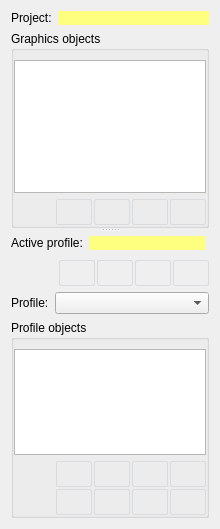
<?xml version="1.0" encoding="UTF-8"?>
<ui version="4.0">
 <class>GraphicsManagerWorkPanel</class>
 <widget class="QWidget" name="GraphicsManagerWorkPanel">
  <property name="geometry">
   <rect>
    <x>0</x>
    <y>0</y>
    <width>220</width>
    <height>529</height>
   </rect>
  </property>
  <property name="windowTitle">
   <string>Graphics Manager</string>
  </property>
  <layout class="QVBoxLayout" name="verticalLayout_3">
   <item>
    <widget class="QWidget" name="projectNameW" native="true">
     <layout class="QHBoxLayout" name="horizontalLayout_2">
      <property name="margin">
       <number>0</number>
      </property>
      <item>
       <widget class="QLabel" name="label">
        <property name="text">
         <string>Project:</string>
        </property>
       </widget>
      </item>
      <item>
       <widget class="QPushButton" name="projectPB">
        <property name="sizePolicy">
         <sizepolicy hsizetype="Expanding" vsizetype="Maximum">
          <horstretch>0</horstretch>
          <verstretch>0</verstretch>
         </sizepolicy>
        </property>
        <property name="focusPolicy">
         <enum>Qt::NoFocus</enum>
        </property>
        <property name="styleSheet">
         <string notr="true">QPushButton {
	border: 0px none; 
	background-color: #FFFF7F;
}</string>
        </property>
        <property name="text">
         <string/>
        </property>
       </widget>
      </item>
     </layout>
    </widget>
   </item>
   <item>
    <widget class="QSplitter" name="splitter">
     <property name="orientation">
      <enum>Qt::Vertical</enum>
     </property>
     <widget class="QWidget" name="widget" native="true">
      <layout class="QVBoxLayout" name="verticalLayout">
       <property name="spacing">
        <number>6</number>
       </property>
       <property name="margin">
        <number>0</number>
       </property>
       <item>
        <widget class="QGroupBox" name="objectsGB">
         <property name="styleSheet">
          <string notr="true"> QPushButton {
     border: 1px solid #dadbde;
     background-color: qlineargradient(x1: 0, y1: 0, x2: 0, y2: 1,
                                       stop: 0 #dadbde, stop: 1 #f6f7fa);
     border-radius: 2px;
     min-width: 34px;
     min-height: 24px;
 }

 QPushButton:pressed {
     border: 2px solid #777777;
 }

 QPushButton:checked {
     border: 2px solid #777777;
 }</string>
         </property>
         <property name="title">
          <string>Graphics objects</string>
         </property>
         <layout class="QVBoxLayout" name="_2">
          <property name="leftMargin">
           <number>0</number>
          </property>
          <property name="rightMargin">
           <number>0</number>
          </property>
          <property name="bottomMargin">
           <number>0</number>
          </property>
          <item>
           <widget class="QTreeView" name="objectsListTV">
            <property name="focusPolicy">
             <enum>Qt::NoFocus</enum>
            </property>
            <property name="rootIsDecorated">
             <bool>false</bool>
            </property>
            <property name="itemsExpandable">
             <bool>false</bool>
            </property>
            <property name="allColumnsShowFocus">
             <bool>true</bool>
            </property>
            <property name="expandsOnDoubleClick">
             <bool>false</bool>
            </property>
           </widget>
          </item>
          <item>
           <widget class="QWidget" name="controlW1" native="true">
            <layout class="QHBoxLayout" name="horizontalLayout">
             <property name="spacing">
              <number>2</number>
             </property>
             <property name="margin">
              <number>0</number>
             </property>
             <item>
              <spacer name="horizontalSpacer_2">
               <property name="orientation">
                <enum>Qt::Horizontal</enum>
               </property>
               <property name="sizeHint" stdset="0">
                <size>
                 <width>2</width>
                 <height>13</height>
                </size>
               </property>
              </spacer>
             </item>
             <item>
              <widget class="QPushButton" name="newGraphicsObjectPB">
               <property name="enabled">
                <bool>true</bool>
               </property>
               <property name="focusPolicy">
                <enum>Qt::NoFocus</enum>
               </property>
               <property name="toolTip">
                <string>New object</string>
               </property>
               <property name="text">
                <string/>
               </property>
               <property name="icon">
                <iconset resource="StandardWP.qrc">
                 <normaloff>:/images/StandardWP/GraphicsManagerWorkPanel/object-new.svg</normaloff>:/images/StandardWP/GraphicsManagerWorkPanel/object-new.svg</iconset>
               </property>
               <property name="iconSize">
                <size>
                 <width>24</width>
                 <height>24</height>
                </size>
               </property>
               <property name="flat">
                <bool>true</bool>
               </property>
              </widget>
             </item>
             <item>
              <widget class="QPushButton" name="deleteObjectPB">
               <property name="enabled">
                <bool>false</bool>
               </property>
               <property name="focusPolicy">
                <enum>Qt::NoFocus</enum>
               </property>
               <property name="toolTip">
                <string>Delete object</string>
               </property>
               <property name="text">
                <string/>
               </property>
               <property name="icon">
                <iconset resource="StandardWP.qrc">
                 <normaloff>:/images/StandardWP/GraphicsManagerWorkPanel/object-delete.svg</normaloff>:/images/StandardWP/GraphicsManagerWorkPanel/object-delete.svg</iconset>
               </property>
               <property name="iconSize">
                <size>
                 <width>24</width>
                 <height>24</height>
                </size>
               </property>
               <property name="flat">
                <bool>true</bool>
               </property>
              </widget>
             </item>
             <item>
              <widget class="QPushButton" name="objectShowHidePB">
               <property name="enabled">
                <bool>false</bool>
               </property>
               <property name="focusPolicy">
                <enum>Qt::NoFocus</enum>
               </property>
               <property name="toolTip">
                <string>Show/Hide object</string>
               </property>
               <property name="text">
                <string/>
               </property>
               <property name="icon">
                <iconset resource="StandardWP.qrc">
                 <normaloff>:/images/StandardWP/GraphicsManagerWorkPanel/object-showhide.svg</normaloff>:/images/StandardWP/GraphicsManagerWorkPanel/object-showhide.svg</iconset>
               </property>
               <property name="iconSize">
                <size>
                 <width>24</width>
                 <height>24</height>
                </size>
               </property>
               <property name="flat">
                <bool>true</bool>
               </property>
              </widget>
             </item>
             <item>
              <widget class="QPushButton" name="objectInfoPB">
               <property name="enabled">
                <bool>false</bool>
               </property>
               <property name="focusPolicy">
                <enum>Qt::NoFocus</enum>
               </property>
               <property name="toolTip">
                <string>Object info</string>
               </property>
               <property name="text">
                <string/>
               </property>
               <property name="icon">
                <iconset resource="StandardWP.qrc">
                 <normaloff>:/images/StandardWP/GraphicsManagerWorkPanel/object-info.svg</normaloff>:/images/StandardWP/GraphicsManagerWorkPanel/object-info.svg</iconset>
               </property>
               <property name="iconSize">
                <size>
                 <width>24</width>
                 <height>24</height>
                </size>
               </property>
               <property name="flat">
                <bool>true</bool>
               </property>
              </widget>
             </item>
            </layout>
           </widget>
          </item>
         </layout>
        </widget>
       </item>
      </layout>
     </widget>
     <widget class="QWidget" name="widget_2" native="true">
      <layout class="QVBoxLayout" name="verticalLayout_2">
       <property name="margin">
        <number>0</number>
       </property>
       <item>
        <layout class="QGridLayout" name="gridLayout">
         <property name="leftMargin">
          <number>0</number>
         </property>
         <property name="topMargin">
          <number>4</number>
         </property>
         <property name="rightMargin">
          <number>4</number>
         </property>
         <property name="bottomMargin">
          <number>4</number>
         </property>
         <property name="spacing">
          <number>6</number>
         </property>
         <item row="0" column="0">
          <widget class="QLabel" name="label_3">
           <property name="text">
            <string>Active profile:</string>
           </property>
          </widget>
         </item>
         <item row="0" column="1" colspan="2">
          <widget class="QPushButton" name="activeProfilePB">
           <property name="sizePolicy">
            <sizepolicy hsizetype="Minimum" vsizetype="Preferred">
             <horstretch>0</horstretch>
             <verstretch>0</verstretch>
            </sizepolicy>
           </property>
           <property name="focusPolicy">
            <enum>Qt::NoFocus</enum>
           </property>
           <property name="styleSheet">
            <string notr="true">QPushButton {
	border: 0px none; 
	background-color: #FFFF7F;
}</string>
           </property>
           <property name="text">
            <string/>
           </property>
          </widget>
         </item>
        </layout>
       </item>
       <item>
        <widget class="QWidget" name="controlW2" native="true">
         <property name="styleSheet">
          <string notr="true"> QPushButton {
     border: 1px solid #dadbde;
     background-color: qlineargradient(x1: 0, y1: 0, x2: 0, y2: 1,
                                       stop: 0 #dadbde, stop: 1 #f6f7fa);
     border-radius: 2px;
     min-width: 34px;
     min-height: 24px;
 }

 QPushButton:pressed {
     border: 2px solid #777777;
 }

 QPushButton:checked {
     border: 2px solid #777777;
 }</string>
         </property>
         <layout class="QHBoxLayout" name="horizontalLayout_3">
          <property name="spacing">
           <number>2</number>
          </property>
          <property name="margin">
           <number>0</number>
          </property>
          <item>
           <spacer name="horizontalSpacer_3">
            <property name="orientation">
             <enum>Qt::Horizontal</enum>
            </property>
            <property name="sizeHint" stdset="0">
             <size>
              <width>40</width>
              <height>20</height>
             </size>
            </property>
           </spacer>
          </item>
          <item>
           <widget class="QPushButton" name="newProfilePB">
            <property name="enabled">
             <bool>false</bool>
            </property>
            <property name="focusPolicy">
             <enum>Qt::NoFocus</enum>
            </property>
            <property name="toolTip">
             <string>New profile</string>
            </property>
            <property name="icon">
             <iconset resource="StandardWP.qrc">
              <normaloff>:/images/StandardWP/GraphicsManagerWorkPanel/profile-new.svg</normaloff>:/images/StandardWP/GraphicsManagerWorkPanel/profile-new.svg</iconset>
            </property>
            <property name="iconSize">
             <size>
              <width>24</width>
              <height>24</height>
             </size>
            </property>
            <property name="flat">
             <bool>true</bool>
            </property>
           </widget>
          </item>
          <item>
           <widget class="QPushButton" name="activateProfilePB">
            <property name="enabled">
             <bool>false</bool>
            </property>
            <property name="focusPolicy">
             <enum>Qt::NoFocus</enum>
            </property>
            <property name="toolTip">
             <string>Activate profile</string>
            </property>
            <property name="text">
             <string/>
            </property>
            <property name="icon">
             <iconset resource="StandardWP.qrc">
              <normaloff>:/images/StandardWP/GraphicsManagerWorkPanel/profile-activate.svg</normaloff>:/images/StandardWP/GraphicsManagerWorkPanel/profile-activate.svg</iconset>
            </property>
            <property name="iconSize">
             <size>
              <width>24</width>
              <height>24</height>
             </size>
            </property>
            <property name="flat">
             <bool>true</bool>
            </property>
           </widget>
          </item>
          <item>
           <widget class="QPushButton" name="deleteProfilePB">
            <property name="enabled">
             <bool>false</bool>
            </property>
            <property name="focusPolicy">
             <enum>Qt::NoFocus</enum>
            </property>
            <property name="toolTip">
             <string>Delete profile</string>
            </property>
            <property name="text">
             <string/>
            </property>
            <property name="icon">
             <iconset resource="StandardWP.qrc">
              <normaloff>:/images/StandardWP/GraphicsManagerWorkPanel/profile-delete.svg</normaloff>:/images/StandardWP/GraphicsManagerWorkPanel/profile-delete.svg</iconset>
            </property>
            <property name="iconSize">
             <size>
              <width>24</width>
              <height>24</height>
             </size>
            </property>
            <property name="flat">
             <bool>true</bool>
            </property>
           </widget>
          </item>
          <item>
           <widget class="QPushButton" name="profileInfoPB">
            <property name="enabled">
             <bool>false</bool>
            </property>
            <property name="focusPolicy">
             <enum>Qt::NoFocus</enum>
            </property>
            <property name="toolTip">
             <string>Profile info</string>
            </property>
            <property name="text">
             <string/>
            </property>
            <property name="icon">
             <iconset resource="StandardWP.qrc">
              <normaloff>:/images/StandardWP/GraphicsManagerWorkPanel/profile-info.svg</normaloff>:/images/StandardWP/GraphicsManagerWorkPanel/profile-info.svg</iconset>
            </property>
            <property name="iconSize">
             <size>
              <width>24</width>
              <height>24</height>
             </size>
            </property>
            <property name="flat">
             <bool>true</bool>
            </property>
           </widget>
          </item>
         </layout>
        </widget>
       </item>
       <item>
        <layout class="QHBoxLayout" name="horizontalLayout_5">
         <item>
          <widget class="QLabel" name="label_2">
           <property name="text">
            <string>Profile:</string>
           </property>
          </widget>
         </item>
         <item>
          <widget class="QComboBox" name="profilesCB">
           <property name="enabled">
            <bool>true</bool>
           </property>
           <property name="sizePolicy">
            <sizepolicy hsizetype="MinimumExpanding" vsizetype="Fixed">
             <horstretch>0</horstretch>
             <verstretch>0</verstretch>
            </sizepolicy>
           </property>
           <property name="modelColumn">
            <number>0</number>
           </property>
          </widget>
         </item>
        </layout>
       </item>
       <item>
        <widget class="QGroupBox" name="groupBox_2">
         <property name="styleSheet">
          <string notr="true"> QPushButton {
     border: 1px solid #dadbde;
     background-color: qlineargradient(x1: 0, y1: 0, x2: 0, y2: 1,
                                       stop: 0 #dadbde, stop: 1 #f6f7fa);
     border-radius: 2px;
     min-width: 34px;
     min-height: 24px;
 }

 QPushButton:pressed {
     border: 2px solid #777777;
 }

 QPushButton:checked {
     border: 2px solid #777777;
 }</string>
         </property>
         <property name="title">
          <string>Profile objects</string>
         </property>
         <layout class="QVBoxLayout" name="_3">
          <property name="leftMargin">
           <number>0</number>
          </property>
          <property name="rightMargin">
           <number>0</number>
          </property>
          <property name="bottomMargin">
           <number>0</number>
          </property>
          <item>
           <widget class="QTreeView" name="profileTV">
            <property name="focusPolicy">
             <enum>Qt::NoFocus</enum>
            </property>
            <property name="editTriggers">
             <set>QAbstractItemView::NoEditTriggers</set>
            </property>
            <property name="rootIsDecorated">
             <bool>false</bool>
            </property>
            <property name="itemsExpandable">
             <bool>false</bool>
            </property>
            <property name="allColumnsShowFocus">
             <bool>true</bool>
            </property>
            <property name="expandsOnDoubleClick">
             <bool>false</bool>
            </property>
           </widget>
          </item>
          <item>
           <widget class="QWidget" name="controlW3" native="true">
            <layout class="QGridLayout" name="gridLayout_2">
             <property name="margin">
              <number>0</number>
             </property>
             <property name="spacing">
              <number>2</number>
             </property>
             <item row="0" column="1">
              <widget class="QPushButton" name="profileNewObjectPB">
               <property name="enabled">
                <bool>false</bool>
               </property>
               <property name="focusPolicy">
                <enum>Qt::NoFocus</enum>
               </property>
               <property name="toolTip">
                <string>New object</string>
               </property>
               <property name="text">
                <string/>
               </property>
               <property name="icon">
                <iconset resource="StandardWP.qrc">
                 <normaloff>:/images/StandardWP/GraphicsManagerWorkPanel/object-new.svg</normaloff>:/images/StandardWP/GraphicsManagerWorkPanel/object-new.svg</iconset>
               </property>
               <property name="iconSize">
                <size>
                 <width>24</width>
                 <height>24</height>
                </size>
               </property>
               <property name="flat">
                <bool>true</bool>
               </property>
              </widget>
             </item>
             <item row="0" column="2">
              <widget class="QPushButton" name="profileObjectAddPB">
               <property name="enabled">
                <bool>false</bool>
               </property>
               <property name="focusPolicy">
                <enum>Qt::NoFocus</enum>
               </property>
               <property name="toolTip">
                <string>Add object</string>
               </property>
               <property name="text">
                <string/>
               </property>
               <property name="icon">
                <iconset resource="StandardWP.qrc">
                 <normaloff>:/images/StandardWP/GraphicsManagerWorkPanel/object-add.svg</normaloff>:/images/StandardWP/GraphicsManagerWorkPanel/object-add.svg</iconset>
               </property>
               <property name="iconSize">
                <size>
                 <width>24</width>
                 <height>24</height>
                </size>
               </property>
               <property name="flat">
                <bool>true</bool>
               </property>
              </widget>
             </item>
             <item row="0" column="3">
              <widget class="QPushButton" name="removeProfileObjectPB">
               <property name="enabled">
                <bool>false</bool>
               </property>
               <property name="focusPolicy">
                <enum>Qt::NoFocus</enum>
               </property>
               <property name="toolTip">
                <string>Remove object</string>
               </property>
               <property name="text">
                <string/>
               </property>
               <property name="icon">
                <iconset resource="StandardWP.qrc">
                 <normaloff>:/images/StandardWP/GraphicsManagerWorkPanel/object-remove.svg</normaloff>:/images/StandardWP/GraphicsManagerWorkPanel/object-remove.svg</iconset>
               </property>
               <property name="iconSize">
                <size>
                 <width>24</width>
                 <height>24</height>
                </size>
               </property>
               <property name="flat">
                <bool>true</bool>
               </property>
              </widget>
             </item>
             <item row="0" column="4">
              <widget class="QPushButton" name="deleteProfileObjectPB">
               <property name="enabled">
                <bool>false</bool>
               </property>
               <property name="focusPolicy">
                <enum>Qt::NoFocus</enum>
               </property>
               <property name="toolTip">
                <string>Delete object</string>
               </property>
               <property name="text">
                <string/>
               </property>
               <property name="icon">
                <iconset resource="StandardWP.qrc">
                 <normaloff>:/images/StandardWP/GraphicsManagerWorkPanel/object-delete.svg</normaloff>:/images/StandardWP/GraphicsManagerWorkPanel/object-delete.svg</iconset>
               </property>
               <property name="iconSize">
                <size>
                 <width>24</width>
                 <height>24</height>
                </size>
               </property>
               <property name="flat">
                <bool>true</bool>
               </property>
              </widget>
             </item>
             <item row="1" column="1">
              <widget class="QPushButton" name="profileObjectShowHidePB">
               <property name="enabled">
                <bool>false</bool>
               </property>
               <property name="focusPolicy">
                <enum>Qt::NoFocus</enum>
               </property>
               <property name="toolTip">
                <string>Show/Hide object</string>
               </property>
               <property name="text">
                <string/>
               </property>
               <property name="icon">
                <iconset resource="StandardWP.qrc">
                 <normaloff>:/images/StandardWP/GraphicsManagerWorkPanel/object-showhide.svg</normaloff>:/images/StandardWP/GraphicsManagerWorkPanel/object-showhide.svg</iconset>
               </property>
               <property name="iconSize">
                <size>
                 <width>24</width>
                 <height>24</height>
                </size>
               </property>
               <property name="flat">
                <bool>true</bool>
               </property>
              </widget>
             </item>
             <item row="1" column="2">
              <widget class="QPushButton" name="profileObjectUpPB">
               <property name="enabled">
                <bool>false</bool>
               </property>
               <property name="focusPolicy">
                <enum>Qt::NoFocus</enum>
               </property>
               <property name="toolTip">
                <string>Move object up</string>
               </property>
               <property name="text">
                <string/>
               </property>
               <property name="icon">
                <iconset resource="StandardWP.qrc">
                 <normaloff>:/images/StandardWP/GraphicsManagerWorkPanel/go-up.svg</normaloff>:/images/StandardWP/GraphicsManagerWorkPanel/go-up.svg</iconset>
               </property>
               <property name="iconSize">
                <size>
                 <width>24</width>
                 <height>24</height>
                </size>
               </property>
               <property name="flat">
                <bool>true</bool>
               </property>
              </widget>
             </item>
             <item row="1" column="3">
              <widget class="QPushButton" name="profileObjectDownPB">
               <property name="enabled">
                <bool>false</bool>
               </property>
               <property name="focusPolicy">
                <enum>Qt::NoFocus</enum>
               </property>
               <property name="toolTip">
                <string>Move object down</string>
               </property>
               <property name="text">
                <string/>
               </property>
               <property name="icon">
                <iconset resource="StandardWP.qrc">
                 <normaloff>:/images/StandardWP/GraphicsManagerWorkPanel/go-down.svg</normaloff>:/images/StandardWP/GraphicsManagerWorkPanel/go-down.svg</iconset>
               </property>
               <property name="iconSize">
                <size>
                 <width>24</width>
                 <height>24</height>
                </size>
               </property>
               <property name="flat">
                <bool>true</bool>
               </property>
              </widget>
             </item>
             <item row="1" column="4">
              <widget class="QPushButton" name="profileObjectInfoPB">
               <property name="enabled">
                <bool>false</bool>
               </property>
               <property name="focusPolicy">
                <enum>Qt::NoFocus</enum>
               </property>
               <property name="toolTip">
                <string>Object info</string>
               </property>
               <property name="text">
                <string/>
               </property>
               <property name="icon">
                <iconset resource="StandardWP.qrc">
                 <normaloff>:/images/StandardWP/GraphicsManagerWorkPanel/object-info.svg</normaloff>:/images/StandardWP/GraphicsManagerWorkPanel/object-info.svg</iconset>
               </property>
               <property name="iconSize">
                <size>
                 <width>24</width>
                 <height>24</height>
                </size>
               </property>
               <property name="flat">
                <bool>true</bool>
               </property>
              </widget>
             </item>
             <item row="0" column="0" rowspan="2">
              <spacer name="horizontalSpacer_4">
               <property name="orientation">
                <enum>Qt::Horizontal</enum>
               </property>
               <property name="sizeHint" stdset="0">
                <size>
                 <width>40</width>
                 <height>20</height>
                </size>
               </property>
              </spacer>
             </item>
            </layout>
           </widget>
          </item>
         </layout>
        </widget>
       </item>
      </layout>
     </widget>
    </widget>
   </item>
  </layout>
 </widget>
 <resources>
  <include location="StandardWP.qrc"/>
 </resources>
 <connections/>
</ui>
